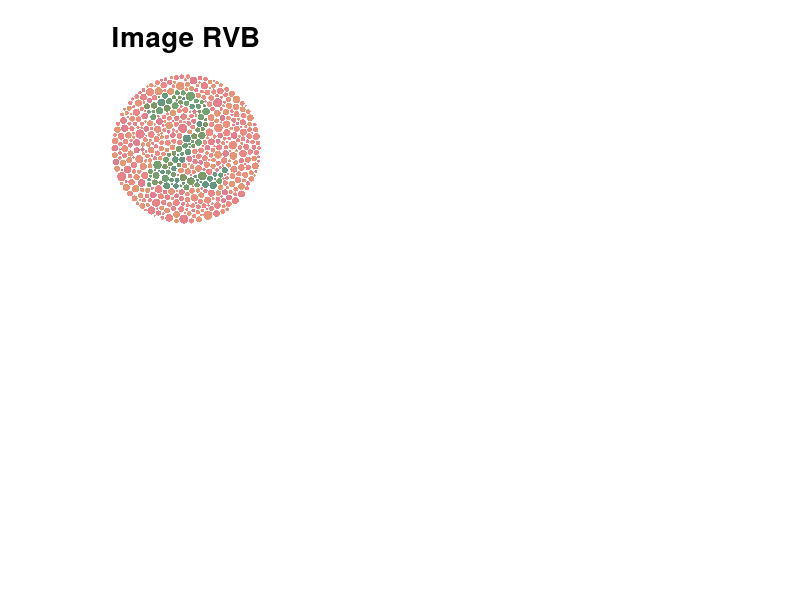

The MATLAB script that drew this image: (Note: this script raises an error after producing the figure.)
clear;
close all;
clc;

taille_ecran = get(0,'ScreenSize');
L = taille_ecran(3);
H = taille_ecran(4);

load exercice_1;

figure('Name','ACP d''une image RVB',...
       'Position',[0.1*L,0.05*H,0.8*L,0.75*H]);

% Affichage de l'image RVB :
subplot(2,3,1);
imagesc(I);
axis image off;
title('Image RVB','FontSize',20);

% Analyse en composantes principales de la matrice X des donnees :
C = ACP(X);

% Affichage de la premiere composante principale :
colormap gray;				% Pour afficher les images en niveaux de gris
subplot(2,3,2);
imagesc(reshape(C(:,1),size(R)));
axis image off;
title('Premiere composante principale','FontSize',20);

% Affichage de la deuxieme composante principale :
subplot(2,3,4);
imagesc(reshape(C(:,2),size(V)));
axis image off;
title('Deuxieme composante principale','FontSize',20);

% Affichage de la troisieme composante principale :
subplot(2,3,5);
imagesc(reshape(C(:,3),size(B)));
axis image off;
title('Troisieme composante principale','FontSize',20);

% Affichage du nuage de pixels dans le repere des composantes principales :
subplot(1,3,3);
plot3(C(:,1),C(:,2),C(:,3),'.','MarkerSize',3,'Color',"#4DBEEE")
axis equal;
set(gca,'FontSize',10);
xlabel('C1','FontWeight','bold','FontSize',15)
ylabel('C2','FontWeight','bold','FontSize',15)
zlabel('C3','FontWeight','bold','FontSize',15)
view([105 30])
rotate3d;
grid on;
title({'Representation 3D des pixels dans' ...
       'l''espace des composantes principales'},'FontSize',20)

[correlation,contraste] = correlation_contraste(C);

% Affichage des resultats :
fprintf('Correlation entre R et V = %.3f\n',correlation(1));
fprintf('Correlation entre R et B = %.3f\n',correlation(2));
fprintf('Correlation entre V et B = %.3f\n',correlation(3));

fprintf('Proportion de contraste dans le canal R = %.3f\n',contraste(1));
fprintf('Proportion de contraste dans le canal V = %.3f\n',contraste(2));
fprintf('Proportion de contraste dans le canal B = %.3f\n',contraste(3));

function C = ACP(X)

    Xr = X - mean(X);
    Xr2 = Xr./(sqrt(mean(X.^2)));

    Sigma = (transpose(Xr2)*Xr2)./(size(X,1));

    [W,D] = eig(Sigma);

    [~, index] = sort(diag(D),'descend');

    W2 = [W(:,index(1)) W(:,index(2)) W(:,index(3))];

    C = Xr2*W2;

end


